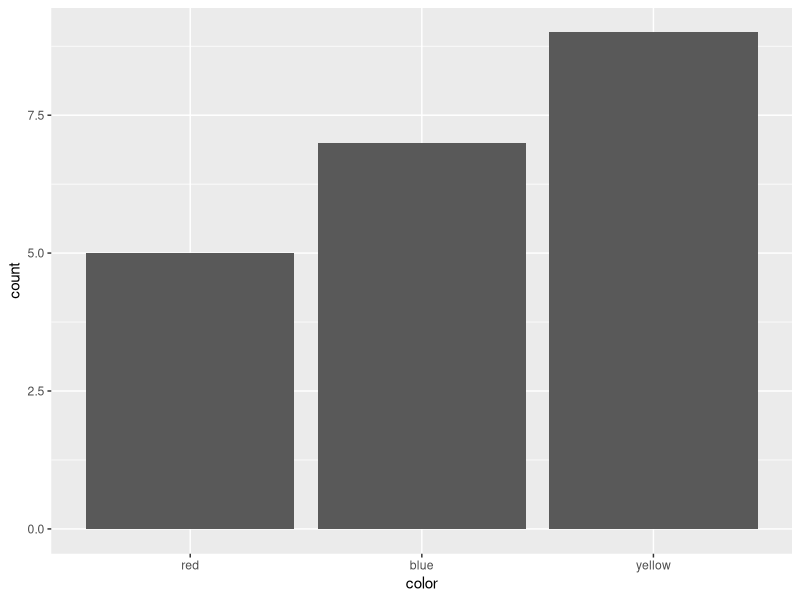

Write the R code that produced this figure.
## ---- chunk 1
library(ggplot2)
library(reshape2)
sampledata <- as.data.frame(rbind(c(1,2,3),c(4,5,6)))
names(sampledata) <- c("red","blue","yellow")
sampledata

graphdata <- melt(sampledata)
names(graphdata) <- c("color","count")
graphdata


## ---- chunk 2
ggplot(data=graphdata,aes(x=color,y=count))+
  geom_bar(stat="identity")
